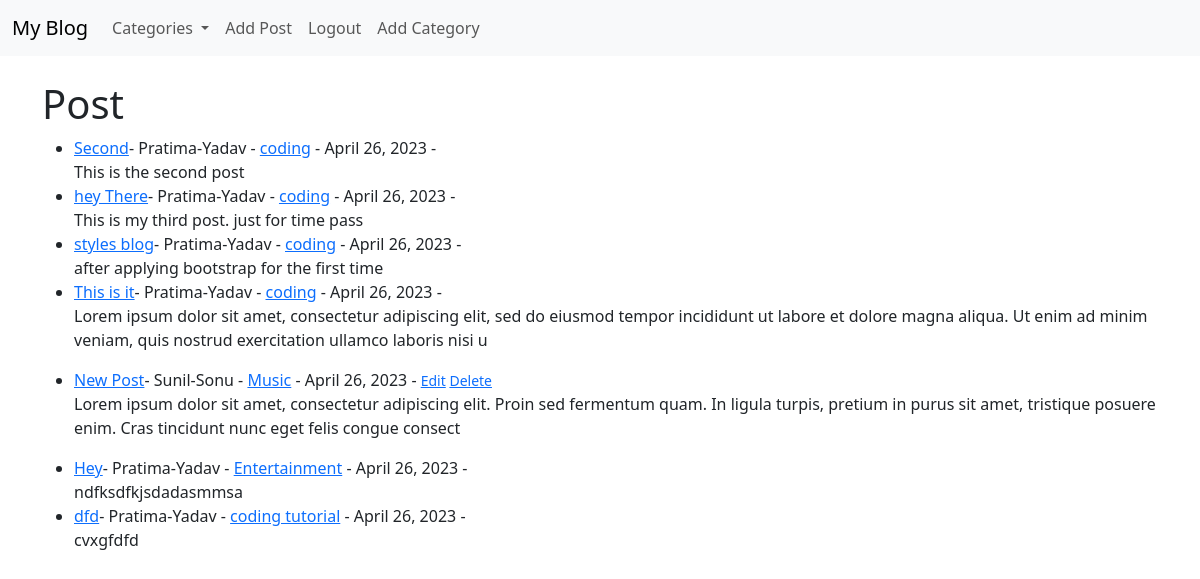
Screenshot of / (signed in) with the database file from the repository.
### theblog/models.py (models this page shows, shortened)
class Post(models.Model):
    title=models.CharField(max_length=255)
    title_tag=models.CharField(max_length=255)
    author=models.ForeignKey(User, on_delete=models.CASCADE)
    body=models.TextField()
    post_date=models.DateField(auto_now_add=True)
    category=models.CharField(max_length=255,default='coding')
    likes=models.ManyToManyField(User,related_name='blog_posts')

### theblog/views.py (the view)
# urls.py: path('',HomeView.as_view(),name="home"),
class HomeView(ListView):
    model=Post
    template_name='home.html'
    ordering=['-post_date']
    def get_context_data(self,*args,**kwargs):
        cat_menu=Category.objects.all()
        context=super(HomeView,self).get_context_data(*args,**kwargs)
        context["cat_menu"]=cat_menu
        return context

### theblog/models.py (called while the page is built)
    def __str__(self):
        return self.name

### theblog/templates/home.html
{% extends 'base.html' %}
{% block content %}
        <h1>Post</h1>
        <ul>
        {% for post in object_list %}
            <li><a href="{% url 'article-detail' post.pk %}">{{post.title}}</a>-
                {{post.author.first_name}}-{{post.author.last_name}} -
                <a href="{%url 'category' post.category|slugify%}">{{post.category}}</a> -
                {{post.post_date}} -
                <small>
                    {% if user.is_authenticated %}
                        {% if user.id == post.author.id %}
                            <a href='{%url 'update_post' post.pk %}'>Edit</a>
                            <a href='{%url 'delete_post' post.pk %}'>Delete</a>
                        {% endif %}
                    {% endif %}
                </small><br>
            {{post.body|slice:":200"|safe}}</li>
        {% endfor %}
        </ul>
{% endblock%}

### rows the page displays
Post: title "Second", author.first_name "Pratima", author.last_name "Yadav", category "coding", post_date "April 26, 2023", body "This is the second post"
Post: title "hey There", author.first_name "Pratima", author.last_name "Yadav", category "coding", post_date "April 26, 2023", body "This is my third post. just for time pass"
Post: title "styles blog", author.first_name "Pratima", author.last_name "Yadav", category "coding", post_date "April 26, 2023", body "after applying bootstrap for the first time"
Post: title "This is it", author.first_name "Pratima", author.last_name "Yadav", category "coding", post_date "April 26, 2023", body "Lorem ipsum dolor sit amet, consectetur adipiscing elit, sed do eiusmod tempor incididunt ut labore et dolore magna aliqua. Ut enim ad minim veniam, quis nostrud exercitation ullamco laboris nisi u"
Post: title "New Post", author.first_name "Sunil", author.last_name "Sonu", category "Music", post_date "April 26, 2023", shows "Edit", body "Lorem ipsum dolor sit amet, consectetur adipiscing elit. Proin sed fermentum quam. In ligula turpis, pretium in purus sit amet, tristique posuere enim. Cras tincidunt nunc eget felis congue consect"
Post: title "Hey", author.first_name "Pratima", author.last_name "Yadav", category "Entertainment", post_date "April 26, 2023", body "ndfksdfkjsdadasmmsa"
Post: title "dfd", author.first_name "Pratima", author.last_name "Yadav", category "coding tutorial", post_date "April 26, 2023", body "cvxgfdfd"
